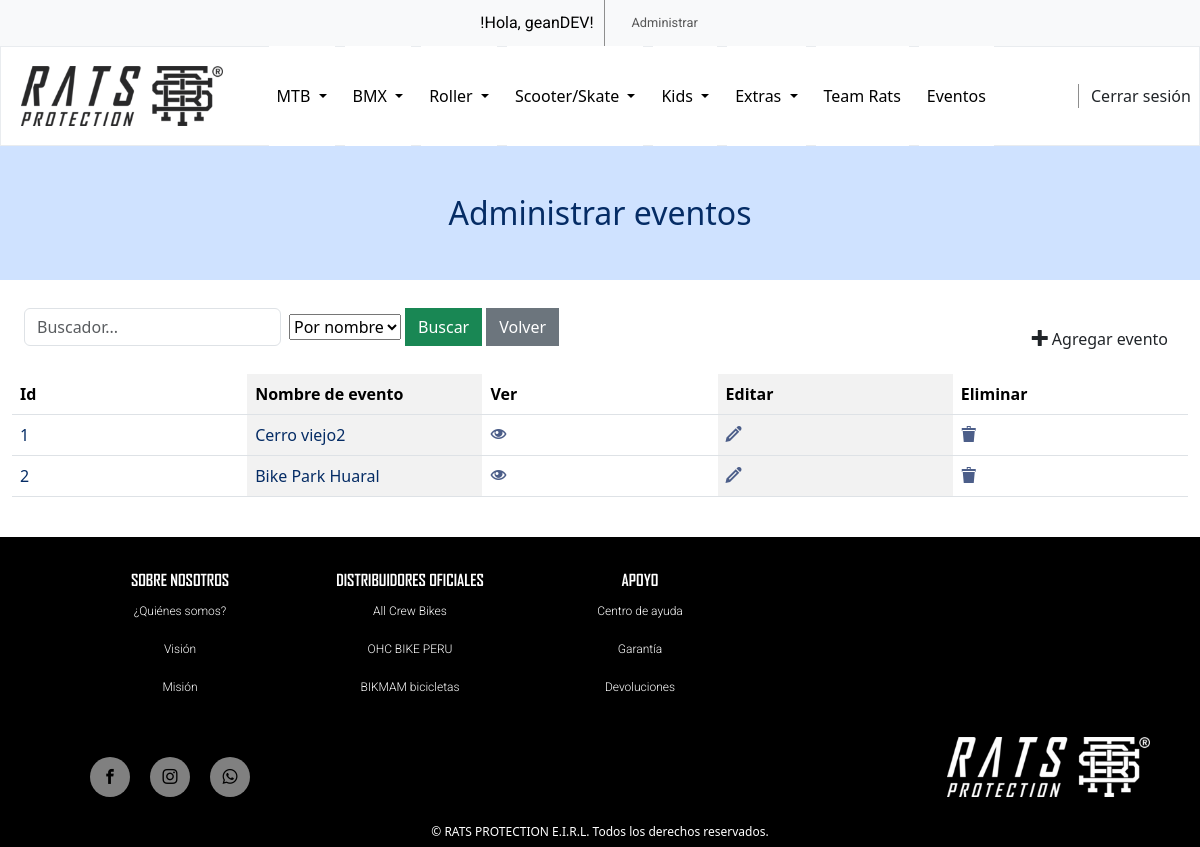
The app's page /administrarEventos.php (signed in) with its own data.
### tables this page shows
CREATE TABLE `eventosrats` (
  `idevento` int(11) NOT NULL,
  `nombreevento` varchar(50) NOT NULL,
  `imgevento` varchar(100) NOT NULL
);

### controladores/funciones.php (called while the page is built, shortened)
<?php
function listarEvento($bd, $tabla){
    $sql = "select * from $tabla";
    $query= $bd->prepare($sql);
    $query->execute();
    $team = $query->fetchAll(PDO::FETCH_ASSOC);
    return $team;
}

### administrarEventos.php (the view, shortened to what this page needs)
<?php
    require_once('controladores/funciones.php');
    require_once('partials/conexionBD.php');
    if($_GET &&  trim($_GET['busqueda']) != ''){
        $evento = buscarEvento($bd, 'eventosrats', $_GET['busqueda'], $_GET['tipoBusqueda']);
    }else{
        $evento = listarEvento($bd, 'eventosrats');
    }
?>
<!DOCTYPE html>
<html lang="es">
<head>
    <?php include_once('./partials/head.php')?>
</head>
<body>
    <header>
        <?php include_once('./partials/navBar.php')?>
    </header>
    <section class="container-fluid m-0 p-0">
        <section class="col-12 container-fluid m-0 p-0">
            <h2 class="bg-primary-subtle text-primary-emphasis text-center py-5">Administrar eventos</h2>
        </section>
        <article class="container-fluid col-12">
            <section class="container-fluid d-flex justify-content-between">
                <form class="formularioAdministracion mt-3 mb-4" role="search" action="#" method="GET" >
                    <input class="form-control me-2 w-50" type="search" placeholder="Buscador..." aria-label="Search" name="busqueda">
                    <select name="tipoBusqueda" id="tipoBusqueda">
                    <option class="m-1 text-primary-emphasis" value="nombre">Por nombre</option>
                    </select>
                    <button class="btn btn-success rounded-0 m-1" type="submit">Buscar</button>
                    <div class="form-group">
                        <a  class="btn btn-secondary rounded-0" href="./administrar.php">Volver</a>
                    </div>
                </form>
                <div class="mx-2 mt-3"><a class="text-decoration-none text-dark" href="addEvento.php"><span class="icon-plus"></span> Agregar evento</a></div>
            </section>
            <table class="tableAdministracion table table-striped-columns text-primary-emphasis containerfluid">
                <thead>
                    <tr>
                        <th>Id</th>
                        <th>Nombre de evento</th>
                        <th>Ver</th>
                        <th>Editar</th>
                        <th>Eliminar</th>
                    </tr>
                </thead>
                <tbody>
                    <?php foreach ($evento as $id => $eventos) :?>
                        <tr>
                            <td class="text-primary-emphasis"><?= $eventos['idevento'] ?></td>
                            <td class="text-primary-emphasis"><?= $eventos['nombreevento']?></td>
                            <td><a href="detalleEvento.php?id=<?= $eventos['idevento'];?>"><span class="icon-eye"></span></a></td>
                            <td><a href="modificarEvento.php?id=<?= $eventos['idevento'];?>"><span class="icon-pencil"></span></a></td>
                            <td><a href="eliminarEvento.php?id=<?= $eventos['idevento'];?>"><span class="icon-bin2"></span></a></td>
                        </tr>
                    <?php endforeach ?>
                </tbody>
            </table>
        </article>
    </section>
    <footer>
        <?php include_once('./partials/footer.php')?>
    </footer>
</body>
</html>

### css/star.css (style rules this page uses)
body { font-family: Arial, sans-serif; }

### css/estilosRatsgrid.css (style rules this page uses)
* { margin:0px; padding: 0px; box-sizing: border-box; align-items: center; }
body { margin: auto; }
header { top: 0px; width: 100%; }
footer { text-align: center; }
.formularioAdministracion { display: flex; }
body .tableAdministracion { width: 100%; table-layout: fixed; }
.tableAdministracion { width: 100%; border-collapse: collapse; }
td a { text-decoration: none; color: #4c5e89; }
.icon-eye:before { content: "\e9ce"; }
.icon-pencil:before { content: "\e905"; }
.icon-bin2:before { content: "\e9ad"; }
.icon-plus:before { content: "\ea0a"; }

### records on screen
eventosrats: idevento "1", nombreevento "Cerro viejo2"
eventosrats: idevento "2", nombreevento "Bike Park Huaral"

### other values on screen
$_SESSION['nombre'] "geanDEV"
